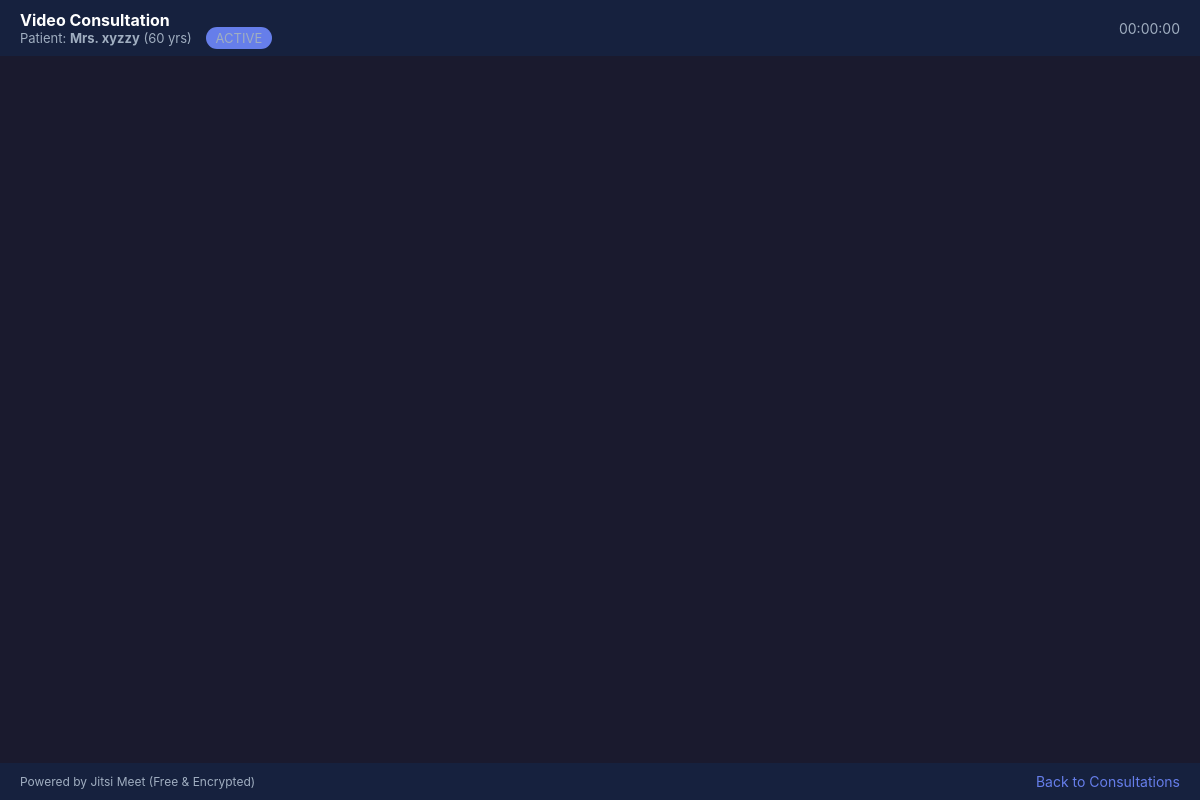
Screenshot of /doctor/consultation_room.php?id=1 (signed in) with the database file from the repository.
### tables this page shows
CREATE TABLE `consultations` (
  `consultation_id` int(11) NOT NULL,
  `appointment_id` int(11) NOT NULL,
  `patient_id` int(11) NOT NULL,
  `doctor_id` int(11) NOT NULL,
  `room_name` varchar(100) NOT NULL,
  `scheduled_at` datetime NOT NULL,
  `duration_minutes` int(11) DEFAULT 30,
  `status` enum('scheduled','active','completed','cancelled','missed') DEFAULT 'scheduled',
  `started_at` datetime DEFAULT NULL,
  `ended_at` datetime DEFAULT NULL,
  `notes` text DEFAULT NULL,
  `prescription_given` tinyint(1) DEFAULT 0,
  `created_at` timestamp NOT NULL DEFAULT current_timestamp()
);

CREATE TABLE `patients` (
  `patient_id` int(11) NOT NULL,
  `user_id` int(11) DEFAULT NULL,
  `full_name` varchar(100) NOT NULL,
  `gender` enum('Male','Female','Other') NOT NULL,
  `age` int(11) NOT NULL,
  `relation` varchar(50) DEFAULT NULL,
  `phone` varchar(15) DEFAULT NULL,
  `is_senior` tinyint(1) DEFAULT 0,
  `created_at` timestamp NOT NULL DEFAULT current_timestamp()
);

### config/db.php (called while the page is built, shortened)
<?php
function hasRole($role) {
    return isset($_SESSION['role']) && $_SESSION['role'] === $role;
}
?>

### doctor/consultation_room.php (the view, shortened to what this page needs)
<?php
require_once '../config/db.php';
$consultation_id = isset($_GET['id']) ? (int)$_GET['id'] : 0;
$stmt = $pdo->prepare("
    SELECT c.*, p.full_name as patient_name, p.age, p.gender, d.full_name as doctor_name
    FROM consultations c
    JOIN patients p ON c.patient_id = p.patient_id
    JOIN doctors d ON c.doctor_id = d.doctor_id
    WHERE c.consultation_id = ?
");
$stmt->execute([$consultation_id]);
$consultation = $stmt->fetch();
$is_doctor = hasRole('doctor') && $consultation['doctor_id'] == $pdo->query("SELECT doctor_id FROM doctors WHERE user_id = " . (int)$_SESSION['user_id'])->fetchColumn();
?>
<!DOCTYPE html>
<html>
<head>
</head>
<body>
    <div class="header">
        <div>
            <h3><i class="fas fa-video"></i> Video Consultation</h3>
            <div class="info">
                Patient: <strong><?php echo htmlspecialchars($consultation['patient_name']); ?></strong> (<?php echo $consultation['age']; ?> yrs)
                <span><?php echo strtoupper($consultation['status']); ?></span>
            </div>
        </div>
        <div class="timer" id="timer">00:00:00</div>
    </div>
    <div id="jitsi-container"></div>
    <div class="footer">
        <span style="font-size:12px;color:#a0aec0;">Powered by Jitsi Meet (Free & Encrypted)</span>
        <?php if ($is_doctor): ?>
        <form method="POST" action="telemedicine.php">
            <input type="hidden" name="csrf_token" value="<?php echo isset($_SESSION['csrf_token']) ? $_SESSION['csrf_token'] : ''; ?>">
            <input type="hidden" name="action" value="end">
            <input type="hidden" name="consultation_id" value="<?php echo $consultation_id; ?>">
            <button type="submit" class="btn-end"><i class="fas fa-phone-slash"></i> End Consultation</button>
        </form>
        <?php else: ?>
        <a href="consultations.php" style="color:#667eea;text-decoration:none;font-size:14px;"><i class="fas fa-arrow-left"></i> Back to Consultations</a>
        <?php endif; ?>
    </div>
</body>
</html>

### doctor/consultation_room.php (style rules this page uses)
* { margin: 0; padding: 0; box-sizing: border-box; }
body { font-family: 'Inter', Arial, sans-serif; background: #1a1a2e; height: 100vh; display: flex; flex-direction: column; }
.header { background: #16213e; padding: 10px 20px; display: flex; justify-content: space-between; align-items: center; color: #fff; }
.header h3 { font-size: 16px; }
.header .info { font-size: 13px; color: #a0aec0; }
.header .info span { background: #667eea; padding: 3px 10px; border-radius: 12px; margin-left: 10px; }
#jitsi-container { flex: 1; }
.footer { background: #16213e; padding: 10px 20px; display: flex; justify-content: space-between; align-items: center; color: #fff; }
.timer { font-size: 14px; color: #a0aec0; }

### rows the page displays
consultations: patient.full_name "Mrs. xyzzy", patient.age "60", status "ACTIVE"
